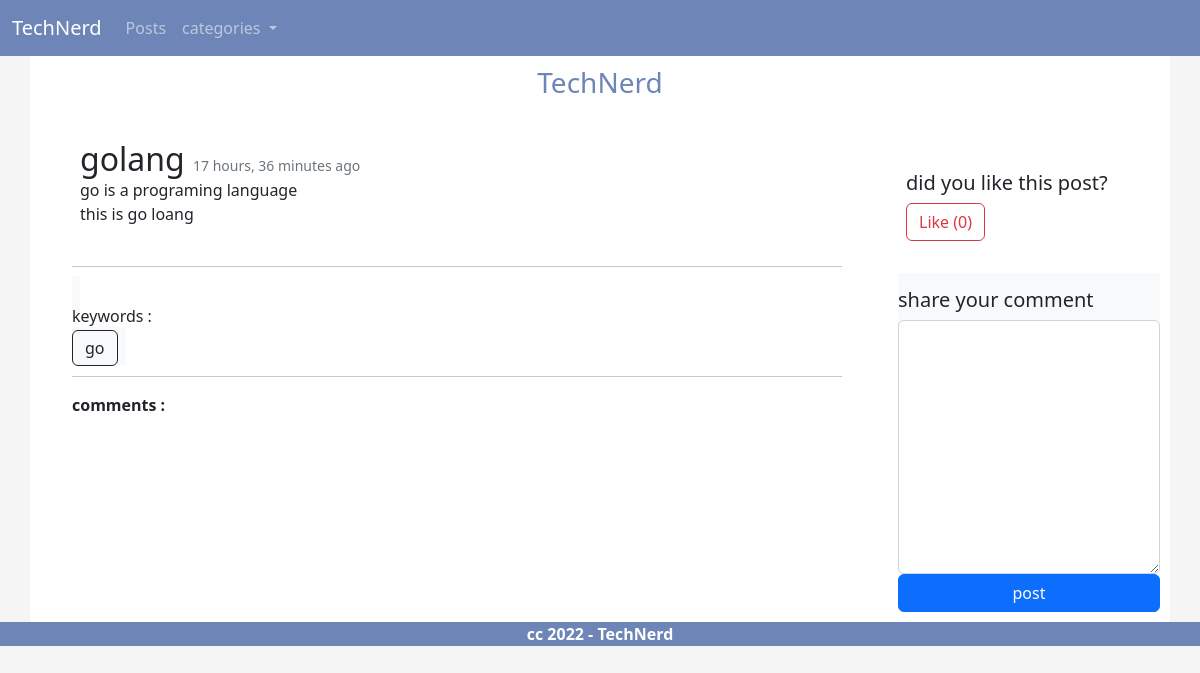
Page /post/golang on the committed database.
### post/models.py (models this page shows, shortened)
class Post(models.Model):
    title = models.CharField(max_length=250)
    slug = models.SlugField()
    description = models.CharField(max_length=400)
    body = models.TextField()
    image = models.ImageField(default=None,blank=True)
    category = models.ForeignKey(Category,on_delete=models.DO_NOTHING,related_name='category_posts')
    tags = models.CharField(max_length=100)
    created_date = models.DateTimeField(auto_now_add=True)
    updated_date = models.DateTimeField(auto_now=True)
    def vote_count(self):
        return self.votes.count()
    class Meta():
        ordering = ['-created_date']

### post/views.py (the view)
# urls.py: path('post/<slug:slug>',views.PostDetailView.as_view(),name='detail'),
class PostDetailView(View):
    template_name = 'post/detail.html'
    comment_Form = CommentForm
    def setup(self, request, *args, **kwargs):
        self.post_instance = get_object_or_404(Post, slug=kwargs['slug'])
        self.tags = self.post_instance.tags.split(',')
        self.comments = Comment.objects.filter(post=self.post_instance)
        return super().setup(request, *args, **kwargs)
    def get(self, request, *args, **kwargs):
        form = self.comment_Form()
        return render(request, self.template_name,
                      {'post': self.post_instance, 'tags': self.tags, 'comments': self.comments, 'comment_form': form})
    def post(self, request, *args, **kwargs):
        form = self.comment_Form(request.POST)
        if form.is_valid():
            comment = Comment.objects.create(user=request.user, post=self.post_instance, body=form.cleaned_data['body'])
            slug = self.post_instance.slug
        return render(request, self.template_name,
                      {'post': self.post_instance, 'tags': self.tags, 'comments': self.comments,
                       'comment_form': self.comment_Form})

### post/forms.py
class CommentForm(forms.Form):
    body = forms.CharField(label='',widget=forms.Textarea)

### post/appcontext_processor.py (called while the page is built)
def categories(request):
    return {
        'categories' : Category.objects.all()
    }

### post/templates/post/detail.html (shortened to what this page needs)
{% extends 'bace.html' %}
{% load crispy_forms_tags %}
{% block content %}
<div class="m-3 p-3">
    <div class="p-2">
        <h2 style="display: inline">{{post.title}} </h2>
        <small class="text-muted">{{post.created_date|timesince}} ago </small>
        <div class="">{{post.description}}</div>
        <p class="">{{post.body}}</p>
    </div>
    <hr>
    <span class=" p-2 bg-light" style="display: inline">
        <h6>keywords :</h6>
        {% for tag in tags %}
            <a class="btn btn-xs btn-outline-dark" href="{% url 'post:by_keyword' tag %}" style="display: inline">{{tag}}</a>
        {% endfor %}
    </span>
    <hr>
    <strong>comments :</strong>
</div>
{% endblock %}
{% block side%}
<div class="p-2">
    <h5>did you like this post?</h5>
    <a class="btn btn-outline-danger" href="{% url 'post:vote' post.id %}">Like ({{post.vote_count}})</a>
</div><br>
<div class=" bg-light">
    <h5> share your comment </h5>
    <form action="" method="post">
        {{comment_form|crispy}}
        <button class="btn btn-primary" style="width: 100%">post</button>
    </form>
</div>
{% endblock side%}

### static/css/main.css (style rules this page uses)
body.style { background-color: #F5F5F5; }
h5 { padding-top: 15px; }

### rows in the picture
Post: title "golang", created_date "17 hours, 36 minutes", description "go is a programing language", body "this is go loang", tags "go", vote_count "0"
